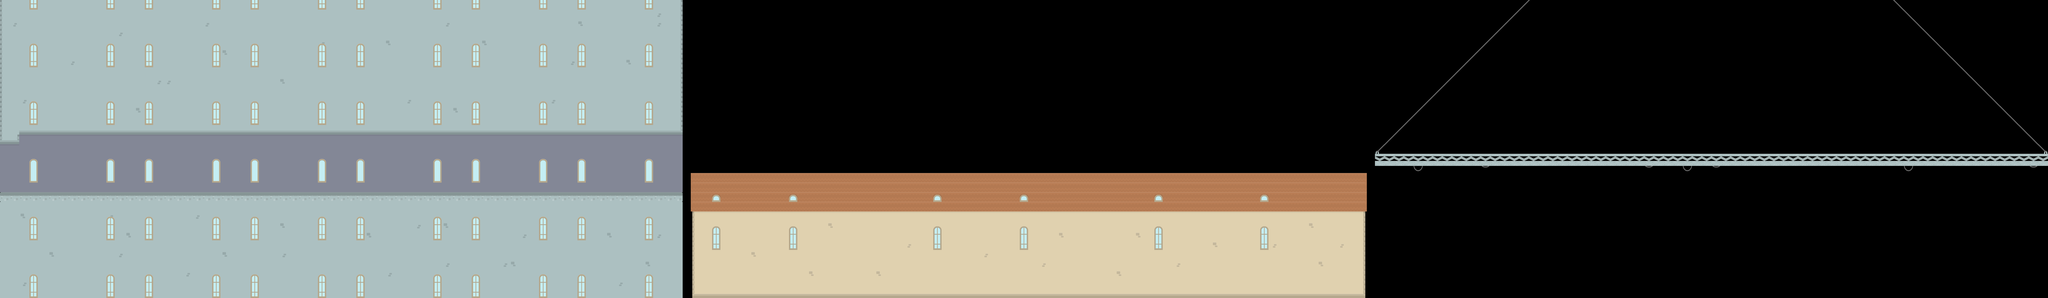

This is a level from a 2D game, rendered from its Tiled map with the project's own tilesets. A one-line summary and the map file follow, with tile-layer data summarised:
An orthogonal 213x31 tile map with 70x70 px tiles, 5 tile layers (Platform0, Platform0Decor, Platform1, Platform1Decor, ...), 4 tilesets and 5 objects.

<map version="1.2" tiledversion="1.3.1" orientation="orthogonal" renderorder="right-down" compressionlevel="0" width="213" height="31" tilewidth="70" tileheight="70" infinite="0" nextlayerid="10" nextobjectid="6">
 <tileset firstgid="1" source="NinjaRunTileset.tsx" />
 <tileset firstgid="157" source="NinjaRunBuildings.tsx" />
 <tileset firstgid="255" source="NinjaRunExtra.tsx" />
 <tileset firstgid="353" source="NinjaRunExtraMods.tsx" />
 <layer id="1" name="Platform0" width="213" height="31">
  <data>[6603 cells, 2201 non-empty, 13 distinct tile ids]</data>
 </layer>
 <layer id="4" name="Platform0Decor" width="213" height="31">
  <data>[6603 cells, 192 non-empty, 6 distinct tile ids]</data>
 </layer>
 <objectgroup id="7" name="ObjectPlatform0">
  <object id="1" x="0" y="1400" width="4970" height="770" />
  <object id="2" x="0" y="0" width="4970" height="980" />
  <object id="3" x="0" y="980" width="140" height="70" />
 </objectgroup>
 <layer id="2" name="Platform1" width="213" height="31">
  <data>[6603 cells, 910 non-empty, 12 distinct tile ids]</data>
 </layer>
 <layer id="5" name="Platform1Decor" width="213" height="31">
  <data>[6603 cells, 32 non-empty, 8 distinct tile ids]</data>
 </layer>
 <objectgroup id="8" name="ObjectPlatform1">
  <object id="4" x="5040" y="1260" width="4900" height="910" />
 </objectgroup>
 <layer id="3" name="Platform2" width="213" height="31">
  <data>[6603 cells, 204 non-empty, 11 distinct tile ids]</data>
 </layer>
 <objectgroup id="9" name="ObjectPlatform2">
  <object id="5" x="10010" y="1120" width="4900" height="1050" />
 </objectgroup>
</map>
